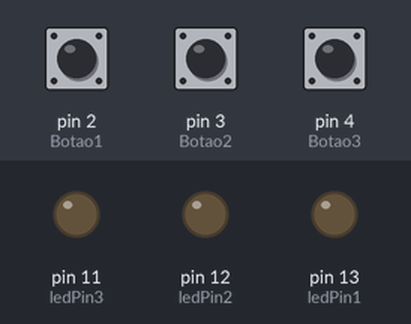
Recording of a sketch running on a simulated Arduino Uno, built with avr-gcc and run on an emulated ATmega328P. Parts: output pins drawn as LEDs (lit = HIGH). The test bench sets the inputs (shaded band); at power-on: pin 2 (Botao1) LOW, pin 3 (Botao2) LOW, pin 4 (Botao3) LOW. What the sketch prints to the serial monitor is not drawn.

Above: at 1.2 s.
1.3 s: pin 2 (Botao1) pulled HIGH for 1 s
At 2.2 s:
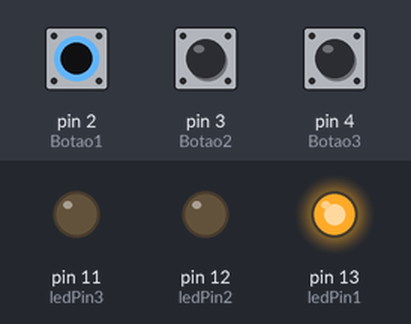
4.0 s: pin 3 (Botao2) pulled HIGH for 1 s
At 4.3 s:
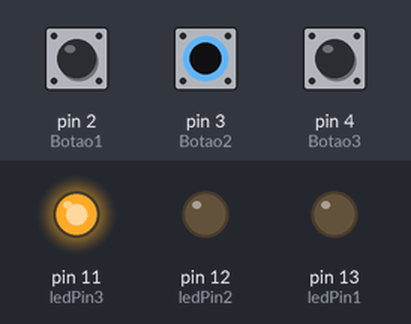
6.7 s: pin 4 (Botao3) pulled HIGH for 0.15 s
At 6.85 s:
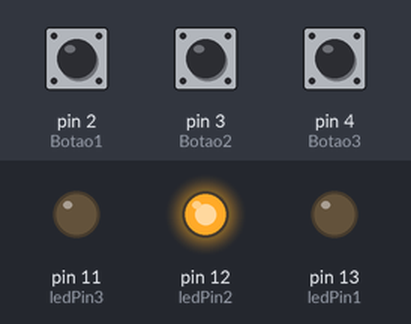
8.5 s: pin 4 (Botao3) pulled HIGH for 1 s
At 10.9 s:
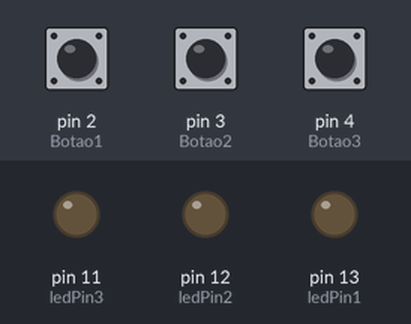
11.2 s: pin 4 (Botao3) pulled HIGH for 3.2 s
At 12.2 s:
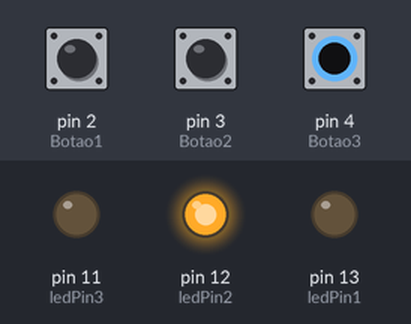
16.0 s: pin 2 (Botao1) pulled HIGH for 3.2 s
At 17.1 s:
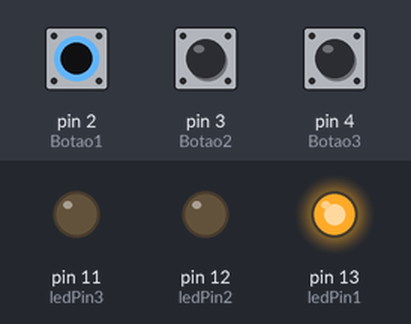
Timing chart, 0 to 20.8 s (numbered marks = the images above; inputs shaded):
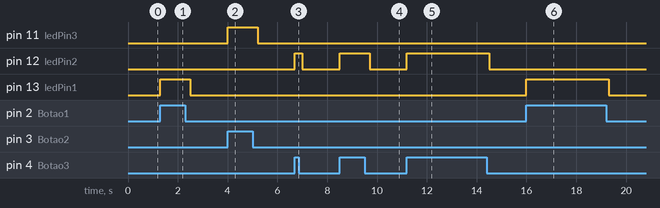

The sketch:

teste.ino
```cpp
#define DIG 3

const int ledPin1 = 13;
const int ledPin2 = 12;
const int ledPin3 = 11;
const int Botao1 = 2;
const int Botao2 = 3;
const int Botao3 = 4;
int EstadoBotao1 = 0;
int EstadoBotao2 = 0;
int EstadoBotao3 = 0;
char senha[DIG];
char senhaCorreta[DIG] = {'d', 'm', 'a'}; //verDe, verMelho, Amarelo
int cont;

void setup(){
    Serial.begin(9600);
    pinMode(ledPin1, OUTPUT);
    pinMode(Botao1, INPUT);
    pinMode(ledPin2, OUTPUT);
    pinMode(Botao2, INPUT);
    pinMode(ledPin3, OUTPUT);
    pinMode(Botao3, INPUT);
    cont = 0;
}
void loop(){

      if(cont == DIG){
          int i, ok = 0;

          Serial.println("Saiu da leitura");
          for(i=0; i<DIG; i++){
              Serial.print(senha[i]);
              if(senha[i] == senhaCorreta[i]){
                  ok++;
              }
          }
          if(ok == DIG){
            delay(100);
            digitalWrite(ledPin1,LOW);
            digitalWrite(ledPin2,LOW);
            digitalWrite(ledPin3,LOW);
            delay(100);
            digitalWrite(ledPin1,HIGH);
            digitalWrite(ledPin2,HIGH);
            digitalWrite(ledPin3,HIGH);
            delay(100);
          }
          else{
              cont = 0;
          }
        }
      if(cont > 3){
          cont = 0;
      }

      EstadoBotao1 = digitalRead(Botao1);
      EstadoBotao2 = digitalRead(Botao2);
      EstadoBotao3 = digitalRead(Botao3);

      if (EstadoBotao1 == HIGH){
          digitalWrite(ledPin1, HIGH);
          delay(100);
          senha[cont] = 'm';
          delay(100);
          cont++;
          delay(100);
      }
      else{
          digitalWrite(ledPin1, LOW);
      }
      if (EstadoBotao2 == HIGH){
          digitalWrite(ledPin3, HIGH);
          delay(100);
          senha[cont] = 'a';
          delay(100);
          cont++;
          delay(100);
      }
      else{
          digitalWrite(ledPin3, LOW);
      }
      if (EstadoBotao3 == HIGH){
          digitalWrite(ledPin2, HIGH);
          delay(100);
          senha[cont] = 'd';
          delay(100);
          cont++;
          delay(100);
      }
      else{
          digitalWrite(ledPin2, LOW);
      }
}
```

Measured:
- after the input at 1.3 s, pin 13 (ledPin1): LOW → HIGH at once, → LOW 1.2 s later
- after the input at 4.0 s, pin 11 (ledPin3): LOW → HIGH at once, → LOW 1.2 s later
- after the input at 6.7 s, pin 12 (ledPin2): LOW → HIGH at once, → LOW 0.30 s later
- after the input at 8.5 s, pin 12 (ledPin2): LOW → HIGH at once, → LOW 1.2 s later
- after the input at 11.2 s, pin 12 (ledPin2): LOW → HIGH at once, → LOW 3.3 s later
- after the input at 16.0 s, pin 13 (ledPin1): LOW → HIGH at once, → LOW 3.3 s later
